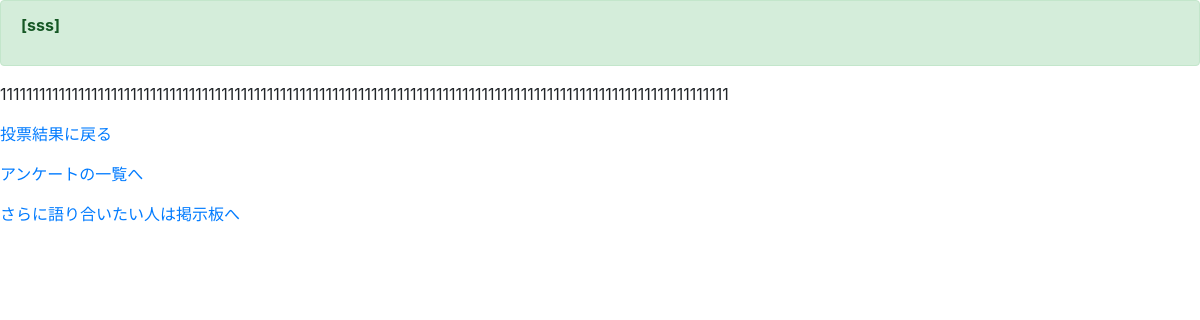
The page /polls/9/comment_list/ on the database its author committed.
### polls/models.py (models this page shows, shortened)
class Choice_Comment(models.Model):
    class Meta:
        verbose_name_plural = '選択肢のコメント'
    question = models.ForeignKey(Question, on_delete=models.CASCADE, null=True)
    choice = models.ForeignKey(Choice, on_delete=models.CASCADE)
    choice_comment_text = models.TextField('コメント(未入力可)',blank=True, null=True)

class Choice(models.Model):
    class Meta:
        verbose_name_plural = '選択肢'
    question = models.ForeignKey(Question, on_delete=models.CASCADE)
    choice_text = models.CharField(max_length=200)
    votes = models.IntegerField(default=0)
    def __str__(self):
        return self.choice_text

### polls/views.py (the view)
# urls.py: path('<int:pk>/comment_list/', views.commentlist, name='comment_list'),
def commentlist(request, pk):
    question = get_object_or_404(Question, pk=pk) #コンテキストでpk渡さないとquestion.pkでリンクが飛ばない。
    comment_filter = get_object_or_404(Question, pk=pk)
    context = {
    'comment_ichiran':Choice_Comment.objects.filter(question=comment_filter).exclude(choice_comment_text__exact=""),
    'question':question
    }
    return render(request, 'polls/comment_list.html', context)

### polls/templates/polls/comment_list.html (shortened to what this page needs)
{% extends 'polls/base.html' %}
{% block content %}
{% load static %}
<link rel="stylesheet" href="{% static 'polls/style.css' %}">
{% for list in comment_ichiran %}
  <div class="alert alert-success" role="alert"><strong><p class="w-normal">[{{ list.choice }}]</p></strong></div>
  <p class="w-normal">{{ list.choice_comment_text | linebreaksbr}}</p>
{% endfor %}
<p><a href="{% url 'polls:results' question.pk %}">投票結果に戻る</a></p>
<p><a href="{% url 'polls:index' %}">アンケートの一覧へ</a></p>
<p><a href="http://localhost:8000/board/">さらに語り合いたい人は掲示板へ</a></p>
{% endblock %}

### polls/static/polls/style.css (style rules this page uses)
p.w-normal { word-wrap: break-word; }

### rows shown on the page
Choice_Comment: choice "sss", choice_comment_text "1111111111111111111111111111111111111111111111111111111111111111111111111111111111111111111111111111111111111111"
